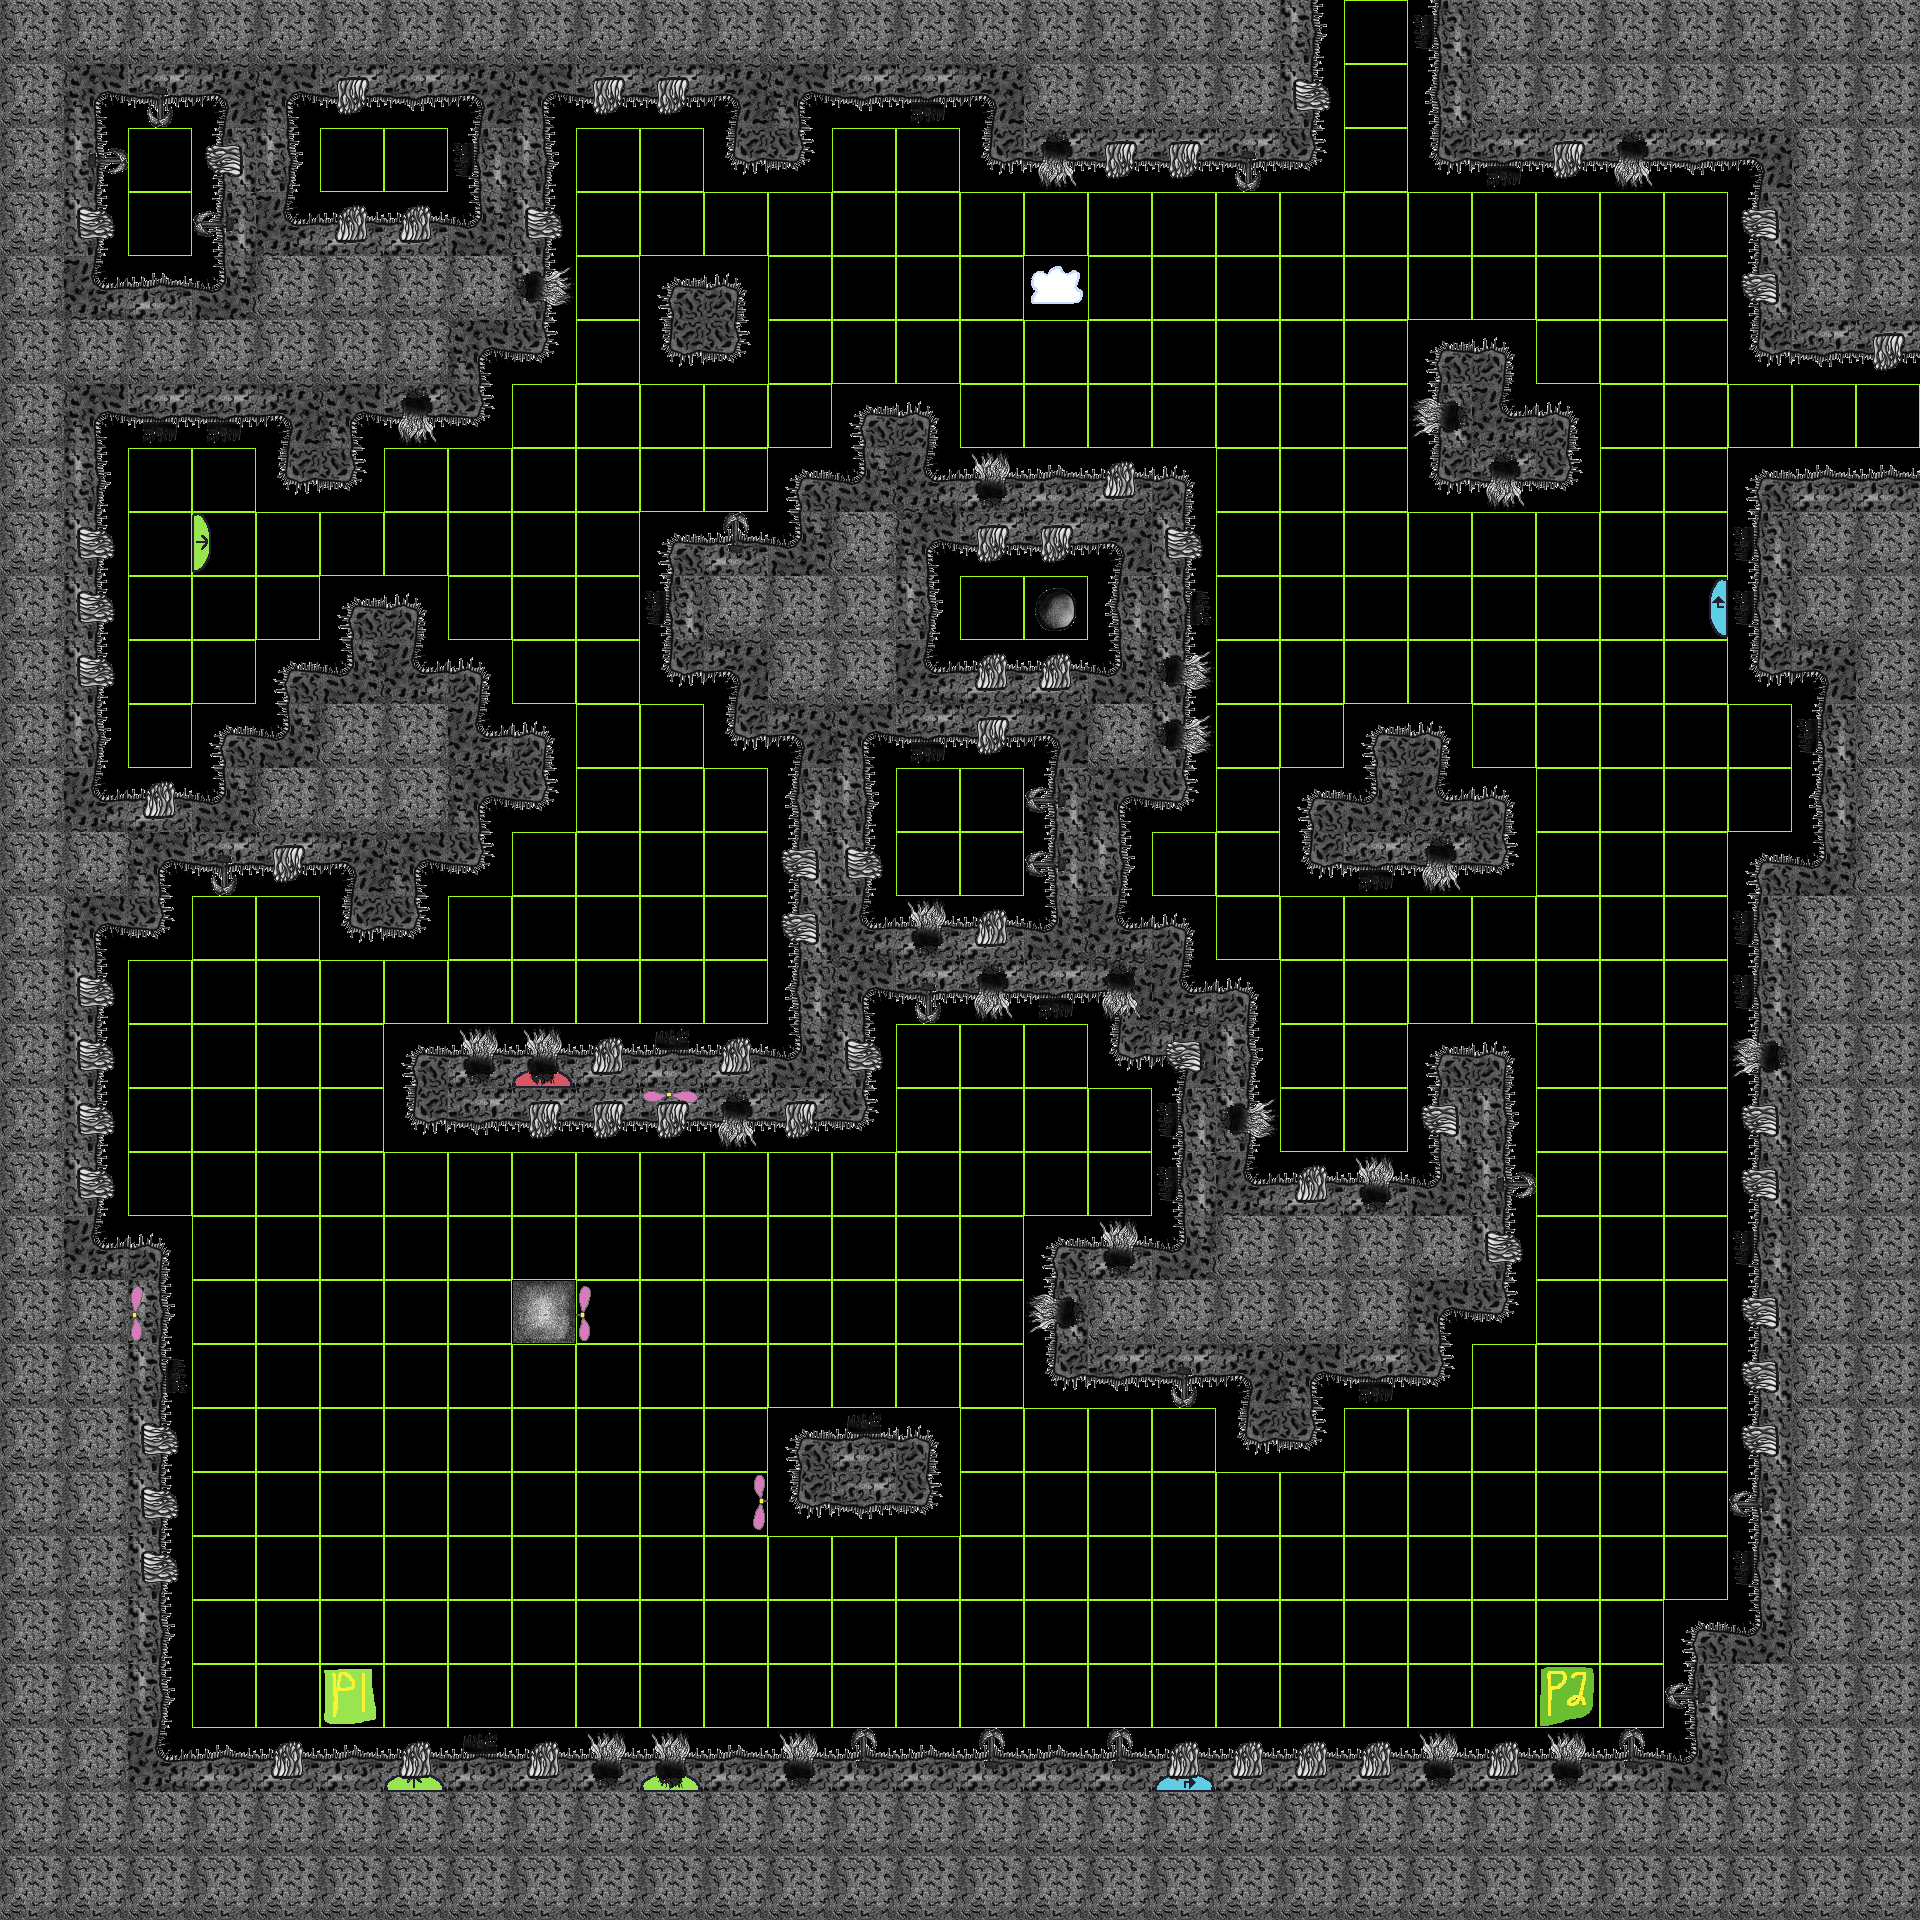

The image is a tile-based game level rendered from a .tmx file. Its description and complete source (layers, tilesets, objects, tile grids) follow:
An orthogonal 30x30 tile map with 64x64 px tiles, 3 tile layers (Tiles, Ingredients, Decorations), 3 tilesets.

<map version="1.0" orientation="orthogonal" renderorder="right-down" width="30" height="30" tilewidth="64" tileheight="64" nextobjectid="1">
 <tileset firstgid="1" source="../Tiles.tsx" />
 <tileset firstgid="51" source="../Ingredients.tsx" />
 <tileset firstgid="81" source="../Decorations.tsx" />
 <layer name="Tiles" width="30" height="30">
  <data encoding="csv">
13,13,13,13,13,13,13,13,13,13,13,13,13,13,13,13,13,13,13,13,14,1,12,13,13,13,13,13,13,13,
13,16,23,15,16,23,23,15,16,23,23,15,16,23,23,15,13,13,13,13,14,1,12,13,13,13,13,13,13,13,
13,14,1,12,14,1,1,12,14,1,1,22,24,1,1,22,23,23,23,23,24,1,22,23,23,23,23,15,13,13,
13,14,1,12,6,3,3,5,14,1,1,1,1,1,1,1,1,1,1,1,1,1,1,1,1,1,1,12,13,13,
13,6,3,5,13,13,13,13,14,1,2,4,1,1,1,1,51,1,1,1,1,1,1,1,1,1,1,12,13,13,
13,13,13,13,13,13,13,16,24,1,22,24,1,1,1,1,1,1,1,1,1,1,2,4,1,1,1,22,23,23,
13,16,23,23,15,16,23,24,1,1,1,1,1,2,4,1,1,1,1,1,1,1,12,6,4,1,1,1,1,1,
13,14,1,1,22,24,1,1,1,1,1,1,2,5,6,3,3,3,4,1,1,1,22,23,24,1,1,2,3,3,
13,14,1,1,1,1,1,1,1,1,2,3,5,13,16,23,23,15,14,1,1,1,1,1,1,1,1,12,13,13,
13,14,1,1,1,2,4,1,1,1,12,13,13,13,14,1,1,12,14,1,1,1,1,1,1,1,1,12,13,13,
13,14,1,1,2,5,6,4,1,1,22,15,13,13,6,3,3,5,14,1,1,1,1,1,1,1,1,22,15,13,
13,14,1,2,5,13,13,6,4,1,1,22,15,16,23,23,15,13,14,1,1,2,4,1,1,1,1,1,12,13,
13,6,3,5,13,13,13,16,24,1,1,1,12,14,1,1,12,16,24,1,2,5,6,4,1,1,1,1,12,13,
13,13,16,23,23,15,16,24,1,1,1,1,12,14,1,1,12,14,1,1,22,23,23,24,1,1,1,2,5,13,
13,16,24,1,1,22,24,1,1,1,1,1,12,6,3,3,5,6,4,1,1,1,1,1,1,1,1,12,13,13,
13,14,1,1,1,1,1,1,1,1,1,1,12,16,23,23,23,15,6,4,1,1,1,1,1,1,1,12,13,13,
13,14,1,1,1,1,2,3,3,3,3,3,5,14,1,1,1,22,15,14,1,1,2,4,1,1,1,12,13,13,
13,14,1,1,1,1,22,23,23,23,23,23,23,24,1,1,1,1,12,14,1,1,12,14,1,1,1,12,13,13,
13,14,1,1,1,1,1,1,1,1,1,1,1,1,1,1,1,1,12,6,3,3,5,14,1,1,1,12,13,13,
13,6,4,1,1,1,1,1,1,1,1,1,1,1,1,1,2,3,5,13,13,13,13,14,1,1,1,12,13,13,
13,13,14,1,1,1,1,1,11,1,1,1,1,1,1,1,12,13,13,13,13,13,16,24,1,1,1,12,13,13,
13,13,14,1,1,1,1,1,1,1,1,1,1,1,1,1,22,23,23,15,16,23,24,1,1,1,1,12,13,13,
13,13,14,1,1,1,1,1,1,1,1,1,2,3,4,1,1,1,1,22,24,1,1,1,1,1,1,12,13,13,
13,13,14,1,1,1,1,1,1,1,1,1,22,23,24,1,1,1,1,1,1,1,1,1,1,1,1,12,13,13,
13,13,14,1,1,1,1,1,1,1,1,1,1,1,1,1,1,1,1,1,1,1,1,1,1,1,1,12,13,13,
13,13,14,1,1,1,1,1,1,1,1,1,1,1,1,1,1,1,1,1,1,1,1,1,1,1,2,5,13,13,
13,13,14,1,1,1,1,1,1,1,1,1,1,1,1,1,1,1,1,1,1,1,1,1,1,1,12,13,13,13,
13,13,6,3,3,3,3,3,3,3,3,3,3,3,3,3,3,3,3,3,3,3,3,3,3,3,5,13,13,13,
13,13,13,13,13,13,13,13,13,13,13,13,13,13,13,13,13,13,13,13,13,13,13,13,13,13,13,13,13,13,
13,13,13,13,13,13,13,13,13,13,13,13,13,13,13,13,13,13,13,13,13,13,13,13,13,13,13,13,13,13
</data>
 </layer>
 <layer name="Ingredients" width="30" height="30">
  <data encoding="csv">
0,0,0,0,0,0,0,0,0,0,0,0,0,0,0,0,0,0,0,0,0,0,0,0,0,0,0,0,0,0,
0,0,0,0,0,0,0,0,0,0,0,0,0,0,0,0,0,0,0,0,0,0,0,0,0,0,0,0,0,0,
0,0,0,0,0,0,0,0,0,0,0,0,0,0,0,0,0,0,0,0,0,0,0,0,0,0,0,0,0,0,
0,0,0,0,0,0,0,0,0,0,0,0,0,0,0,0,0,0,0,0,0,0,0,0,0,0,0,0,0,0,
0,0,0,0,0,0,0,0,0,0,0,0,0,0,0,0,0,0,0,0,0,0,0,0,0,0,0,0,0,0,
0,0,0,0,0,0,0,0,0,0,0,0,0,0,0,0,0,0,0,0,0,0,0,0,0,0,0,0,0,0,
0,0,0,0,0,0,0,0,0,0,0,0,0,0,0,0,0,0,0,0,0,0,0,0,0,0,0,0,0,0,
0,0,0,0,0,0,0,0,0,0,0,0,0,0,0,0,0,0,0,0,0,0,0,0,0,0,0,0,0,0,
0,0,0,66,0,0,0,0,0,0,0,0,0,0,0,0,0,0,0,0,0,0,0,0,0,0,0,0,0,0,
0,0,0,0,0,0,0,0,0,0,0,0,0,0,0,0,64,0,0,0,0,0,0,0,0,0,52,0,0,0,
0,0,0,0,0,0,0,0,0,0,0,0,0,0,0,0,0,0,0,0,0,0,0,0,0,0,0,0,0,0,
0,0,0,0,0,0,0,0,0,0,0,0,0,0,0,0,0,0,0,0,0,0,0,0,0,0,0,0,0,0,
0,0,0,0,0,0,0,0,0,0,0,0,0,0,0,0,0,0,0,0,0,0,0,0,0,0,0,0,0,0,
0,0,0,0,0,0,0,0,0,0,0,0,0,0,0,0,0,0,0,0,0,0,0,0,0,0,0,0,0,0,
0,0,0,0,0,0,0,0,0,0,0,0,0,0,0,0,0,0,0,0,0,0,0,0,0,0,0,0,0,0,
0,0,0,0,0,0,0,0,0,0,0,0,0,0,0,0,0,0,0,0,0,0,0,0,0,0,0,0,0,0,
0,0,0,0,0,0,0,0,53,0,0,0,0,0,0,0,0,0,0,0,0,0,0,0,0,0,0,0,0,0,
0,0,0,0,0,0,0,0,0,0,67,0,0,0,0,0,0,0,0,0,0,0,0,0,0,0,0,0,0,0,
0,0,0,0,0,0,0,0,0,0,0,0,0,0,0,0,0,0,0,0,0,0,0,0,0,0,0,0,0,0,
0,0,0,0,0,0,0,0,0,0,0,0,0,0,0,0,0,0,0,0,0,0,0,0,0,0,0,0,0,0,
0,0,77,0,0,0,0,0,0,77,0,0,0,0,0,0,0,0,0,0,0,0,0,0,0,0,0,0,0,0,
0,0,0,0,0,0,0,0,0,0,0,0,0,0,0,0,0,0,0,0,0,0,0,0,0,0,0,0,0,0,
0,0,0,0,0,0,0,0,0,0,0,0,0,0,0,0,0,0,0,0,0,0,0,0,0,0,0,0,0,0,
0,0,0,0,0,0,0,0,0,0,0,68,0,0,0,0,0,0,0,0,0,0,0,0,0,0,0,0,0,0,
0,0,0,0,0,0,0,0,0,0,0,0,0,0,0,0,0,0,0,0,0,0,0,0,0,0,0,0,0,0,
0,0,0,0,0,0,0,0,0,0,0,0,0,0,0,0,0,0,0,0,0,0,0,0,0,0,0,0,0,0,
0,0,0,0,0,57,0,0,0,0,0,0,0,0,0,0,0,0,0,0,0,0,0,0,58,0,0,0,0,0,
0,0,0,0,0,0,54,0,0,0,54,0,0,0,0,0,0,0,55,0,0,0,0,0,0,0,0,0,0,0,
0,0,0,0,0,0,0,0,0,0,0,0,0,0,0,0,0,0,0,0,0,0,0,0,0,0,0,0,0,0,
0,0,0,0,0,0,0,0,0,0,0,0,0,0,0,0,0,0,0,0,0,0,0,0,0,0,0,0,0,0
</data>
 </layer>
 <layer name="Decorations" width="30" height="30">
  <data encoding="csv">
0,0,0,0,0,0,0,0,0,0,0,0,0,0,0,0,0,0,0,0,0,0,93,0,0,0,0,0,0,0,
0,0,98,0,0,96,0,0,0,96,96,0,0,0,94,0,0,0,0,0,86,0,0,0,0,0,0,0,0,0,
0,88,0,95,0,0,0,93,0,0,0,0,0,0,0,0,92,96,96,98,0,0,0,94,96,92,0,0,0,0,
0,86,0,97,0,85,85,0,86,0,0,0,0,0,0,0,0,0,0,0,0,0,0,0,0,0,0,95,0,0,
0,0,0,0,0,0,0,0,82,0,0,0,0,0,0,0,0,0,0,0,0,0,0,0,0,0,0,95,0,0,
0,0,0,0,0,0,0,0,0,0,0,0,0,0,0,0,0,0,0,0,0,0,0,0,0,0,0,0,0,96,
0,0,94,94,0,0,92,0,0,0,0,0,0,0,0,0,0,0,0,0,0,0,91,0,0,0,0,0,0,0,
0,0,0,0,0,0,0,0,0,0,0,0,0,0,0,81,0,85,0,0,0,0,0,92,0,0,0,0,0,0,
0,86,0,0,0,0,0,0,0,0,0,87,0,0,0,96,96,0,86,0,0,0,0,0,0,0,0,93,0,0,
0,86,0,0,0,0,0,0,0,0,93,0,0,0,0,0,0,0,84,0,0,0,0,0,0,0,0,93,0,0,
0,86,0,0,0,0,0,0,0,0,0,0,0,0,0,85,85,0,82,0,0,0,0,0,0,0,0,0,0,0,
0,0,0,0,0,0,0,0,0,0,0,0,0,0,94,96,0,0,82,0,0,0,0,0,0,0,0,0,93,0,
0,0,85,0,0,0,0,0,0,0,0,0,0,0,0,0,97,0,0,0,0,0,0,0,0,0,0,0,0,0,
0,0,0,98,96,0,0,0,0,0,0,0,95,86,0,0,97,0,0,0,0,94,92,0,0,0,0,0,0,0,
0,0,0,0,0,0,0,0,0,0,0,0,95,0,81,85,0,0,0,0,0,0,0,0,0,0,0,93,0,0,
0,86,0,0,0,0,0,0,0,0,0,0,0,0,98,92,94,92,0,0,0,0,0,0,0,0,0,93,0,0,
0,86,0,0,0,0,0,81,81,85,83,85,0,86,0,0,0,0,95,0,0,0,0,0,0,0,0,91,0,0,
0,86,0,0,0,0,0,0,96,96,96,92,96,0,0,0,0,0,93,82,0,0,95,0,0,0,0,95,0,0,
0,86,0,0,0,0,0,0,0,0,0,0,0,0,0,0,0,0,93,0,85,81,0,88,0,0,0,95,0,0,
0,0,0,0,0,0,0,0,0,0,0,0,0,0,0,0,0,81,0,0,0,0,0,86,0,0,0,93,0,0,
0,0,0,0,0,0,0,0,0,0,0,0,0,0,0,0,91,0,0,0,0,0,0,0,0,0,0,95,0,0,
0,0,84,0,0,0,0,0,0,0,0,0,0,0,0,0,0,0,98,0,0,94,0,0,0,0,0,95,0,0,
0,0,86,0,0,0,0,0,0,0,0,0,0,83,0,0,0,0,0,0,0,0,0,0,0,0,0,95,0,0,
0,0,86,0,0,0,0,0,0,0,0,0,0,0,0,0,0,0,0,0,0,0,0,0,0,0,0,97,0,0,
0,0,86,0,0,0,0,0,0,0,0,0,0,0,0,0,0,0,0,0,0,0,0,0,0,0,0,93,0,0,
0,0,0,0,0,0,0,0,0,0,0,0,0,0,0,0,0,0,0,0,0,0,0,0,0,0,0,0,0,0,
0,0,0,0,0,0,0,0,0,0,0,0,0,0,0,0,0,0,0,0,0,0,0,0,0,0,97,0,0,0,
0,0,0,0,85,0,85,83,85,81,81,0,81,87,0,87,0,87,85,85,85,85,81,85,81,87,0,0,0,0,
0,0,0,0,0,0,0,0,0,0,0,0,0,0,0,0,0,0,0,0,0,0,0,0,0,0,0,0,0,0,
0,0,0,0,0,0,0,0,0,0,0,0,0,0,0,0,0,0,0,0,0,0,0,0,0,0,0,0,0,0
</data>
 </layer>
</map>
